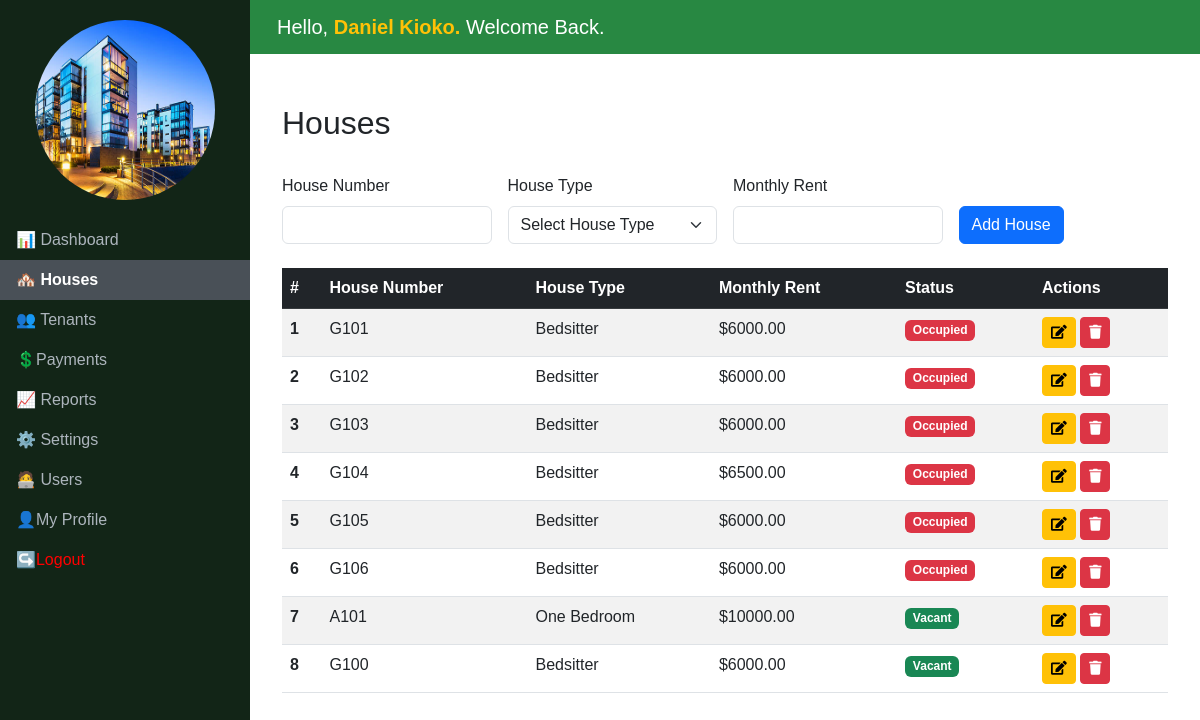
The page /rentals/houses/ (signed in) on the database its author committed.
### authentication/models.py (models this page shows, shortened)
class User(AbstractUser):
    email = models.EmailField(unique=True)
    USERNAME_FIELD = 'email'
    REQUIRED_FIELDS = ['username']  # Username is still required

### rentals/models.py (models this page shows, shortened)
class House(models.Model):
    HOUSE_TYPES = [
        ('Bedsitter', 'Bedsitter'),
        ('One Bedroom', 'One Bedroom'),
        ('Two Bedroom', 'Two Bedroom'),
        ('Three Bedroom', 'Three Bedroom'),
    ]
    number = models.CharField(max_length=20, unique=True)
    house_type = models.CharField(max_length=50, choices=HOUSE_TYPES)
    monthly_rent = models.DecimalField(max_digits=10, decimal_places=2)
    is_occupied = models.BooleanField(default=False)

### rentals/views.py (the view, shortened to what this page needs)
# urls.py: path('houses/', HousesView.as_view(), name='houses'),
class HousesView(LoginRequiredMixin, TemplateView):
    template_name = 'houses.html'
    def get_context_data(self, **kwargs):
        context = super().get_context_data(**kwargs)
        context['houses'] = House.objects.all().order_by('number')  # Fetch all houses sorted by number
        context['house_types'] = HouseType.objects.all()  # Fetch all house types
        return context

### rentals/templates/houses.html (shortened to what this page needs)
{% extends 'base.html' %}
{% block content %}
<div class="container-fluid">
    <div class="row mb-4">
        <h2 class="mt-4">Houses</h2>
    </div>
    <form method="post" class="row g-3 mb-4" id="houseForm">
        <div class="col-md-3">
            <label for="houseNumber" class="form-label">House Number</label>
            <input type="text" class="form-control" id="houseNumber" name="house_number" required>
        </div>
        <div class="col-md-3">
            <label for="houseType" class="form-label">House Type</label>
            <select class="form-select" id="houseType" name="house_type" required>
                <option value="" disabled selected>Select House Type</option>
            </select>
        </div>
        <div class="col-md-3">
            <label for="monthlyRent" class="form-label">Monthly Rent</label>
            <input type="number" class="form-control" id="monthlyRent" name="monthly_rent" readonly>
        </div>
        <div class="col-md-2 align-self-end">
            <button type="submit" class="btn btn-primary" id="formSubmitButton">Add House</button>
        </div>
    </form>
    <div class="table-responsive">
        <table class="table table-striped table-hover">
            <thead class="table-dark">
                <tr>
                    <th scope="col">#</th>
                    <th scope="col">House Number</th>
                    <th scope="col">House Type</th>
                    <th scope="col">Monthly Rent</th>
                    <th scope="col">Status</th>
                    <th scope="col">Actions</th>
                </tr>
            </thead>
            <tbody>
                {% for house in houses %}
                <tr>
                    <th scope="row">{{ forloop.counter }}</th>
                    <td>{{ house.number|title }}</td>
                    <td>{{ house.house_type }}</td>
                    <td>${{ house.monthly_rent }}</td>
                    <td>
                        {% if house.is_occupied %}
                        <span class="badge bg-danger">Occupied</span>
                        {% else %}
                        <span class="badge bg-success">Vacant</span>
                        {% endif %}
                    </td>
                    <td>
                        <button type="button"
                                class="btn btn-warning btn-sm btn-edit"
                                data-id="{{ house.id }}"
                                data-number="{{ house.number }}"
                                data-type="{{ house.house_type }}"
                                data-rent="{{ house.monthly_rent }}">
                            <i class="fa fa-edit" aria-hidden="true"></i>
                        </button>
                        <form action="{% url 'rentals:houses' %}" method="POST" style="display:inline;">
                            <button type="submit"
                                    class="btn btn-danger btn-sm"
                                    onclick="return confirm('Are you sure you want to delete house number {{ house.number }}?')">
                                <i class="fa fa-trash" aria-hidden="true"></i>
                            </button>
                        </form>
                    </td>
                </tr>
                {% endfor %}
            </tbody>
        </table>
    </div>
</div>
{% endblock %}

### rentals/templates/base.html (shortened to what this page needs)
<!DOCTYPE html>
<html lang="en">
<head>
    <link href="https://cdn.jsdelivr.net/npm/bootstrap@5.3.0-alpha1/dist/css/bootstrap.min.css" rel="stylesheet">
    <link href="https://cdnjs.cloudflare.com/ajax/libs/font-awesome/5.15.4/css/all.min.css" rel="stylesheet">
    {% load static %}
</head>
<body>
    <nav class="sidebar col-md-3 col-lg-2 d-md-block">
        <div class="logo">
            <img src="{% static "images/logo.png" %}" alt="Logo">
        </div>
        {% with current=request.resolver_match.url_name %}
        <ul class="nav flex-column">
            <li class="nav-item">
                <a class="nav-link {% if current == 'dashboard' %}active{% endif %}" href="{% url "rentals:dashboard" %}"> 📊 Dashboard</a>
            </li>
            <li class="nav-item">
                <a class="nav-link {% if current == 'houses' %}active{% endif %}" href="{% url "rentals:houses" %}"> 🏘️ Houses</a>
            </li>
            <li class="nav-item">
                <a class="nav-link {% if current == 'tenants' %}active{% endif %}" href="{% url "rentals:tenants" %}"> 👥 Tenants</a>
            </li>
            <li class="nav-item">
                <a class="nav-link {% if current == 'payments' %}active{% endif %}" href="{% url "rentals:payments" %}">💲Payments</a>
            </li>
            <li class="nav-item">
                <a class="nav-link {% if current == 'reports' %}active{% endif %}" href="{% url "rentals:reports" %}">  📈 Reports</a>
            </li>
            <li class="nav-item">
                <a class="nav-link {% if current == 'settings' %}active{% endif %}" href="{% url "rentals:settings" %}"> ⚙️ Settings</a>
            </li>
            <li class="nav-item">
                {% if user.is_superuser %}
                <a class="nav-link {% if current == 'users' %}active{% endif %}" href="{% url "rentals:users" %}"> 🧑‍💻 Users</a>
                {% else %}
                <a class="nav-link" href="#" onclick="alert('You do not have permission to access the User Management page. Only administrators can manage users.'); return false;"> 🧑‍💻 Users</a>
                {% endif %}
            </li>
            <li class="nav-item">
                <a class="nav-link {% if current == 'profile' %}active{% endif %}" href="{% url "rentals:profile" %}">👤My Profile</a>
            </li>
            <li class="nav-item">
                <form method="post" action="{% url 'auth:logout' %}" style="display: inline;">
                    <button type="submit" class="nav-link" style="background: none; border: 1px; padding: none; color: red; text-decoration: none;">↪️Logout</button>
                </form>
            </li>
        </ul>
        {% endwith %}
    </nav>
    <header class="header">
        <div class="container-fluid d-flex justify-content-between align-items-left">
            <h5 class="m-0">Hello, <b class="text-warning">{{ request.user.first_name }} {{ request.user.last_name }}. </b>Welcome Back.</h5>
        </div>
    </header>
    <main class="main-content">
        {% block content %}{% endblock %}
    </main>
</body>
</html>

### rentals/templates/base.html (style rules this page uses)
body { margin: 0; font-family: Arial, sans-serif; }
.sidebar { width: 250px; height: 100vh; position: fixed; top: 0; left: 0; background-color: rgb(18, 37, 23); color: #fff; }
.sidebar .nav-link { color: #adb5bd; }
.sidebar .nav-link.active, .sidebar .nav-link:hover { color: #fff; background-color: #495057; }
.sidebar .nav-link.active { font-weight: 600; }
.sidebar .logo { text-align: center; padding: 20px 0; }
.sidebar .logo img { width: 180px; height: 180px; border-radius: 50%; }
.header { background-color:rgb(40, 136, 66); color: #fff; padding: 15px; position: fixed; top: 0; left: 250px; right: 0; z-index: 1030; }
.main-content { margin-top: 60px; margin-left: 250px; padding: 20px; }

### rows shown on the page
User: user.first_name "Daniel", user.last_name "Kioko"
House: number "G101", house_type "Bedsitter", monthly_rent "6000.00", is_occupied "Occupied"
House: number "G102", house_type "Bedsitter", monthly_rent "6000.00", is_occupied "Occupied"
House: number "G103", house_type "Bedsitter", monthly_rent "6000.00", is_occupied "Occupied"
House: number "G104", house_type "Bedsitter", monthly_rent "6500.00", is_occupied "Occupied"
House: number "G105", house_type "Bedsitter", monthly_rent "6000.00", is_occupied "Occupied"
House: number "G106", house_type "Bedsitter", monthly_rent "6000.00", is_occupied "Occupied"
House: number "A101", house_type "One Bedroom", monthly_rent "10000.00", is_occupied "Vacant"
House: number "G100", house_type "Bedsitter", monthly_rent "6000.00", is_occupied "Vacant"
